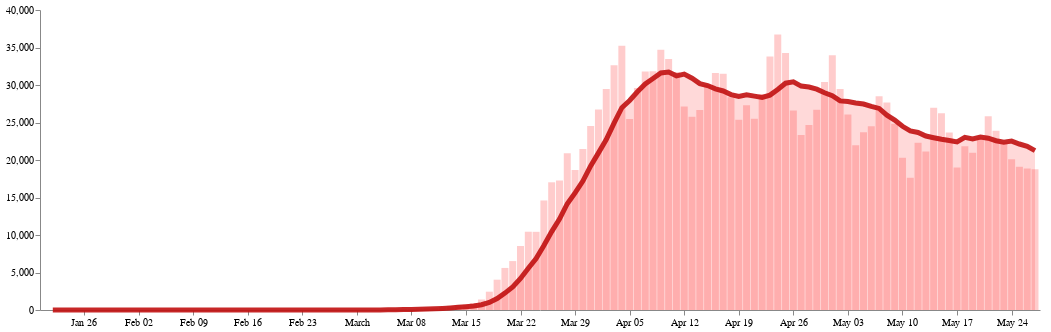

Write notebook code for a chart like this one.
### Markdown cell above
We will take the data from NYT's [GitHub repo](https://github.com/nytimes/covid-19-data) itself.
Lets jump straight into the code -

### Code cell
import altair as alt
import pandas as pd
url = "https://raw.githubusercontent.com/nytimes/covid-19-data/master/us.csv"
usdf = pd.read_csv(url)
#print(udf.columns)
usdf['new_cases'] = usdf['cases'].diff()

# Bar Chart
bar = alt.Chart(usdf).mark_bar(size=7,opacity=0.2,color='red').encode(
    x=alt.X('date:T'),
    y=alt.Y('new_cases:Q')
)

# Area Chart
area = alt.Chart(usdf).mark_area(fill='red', fillOpacity=0.15).transform_window(
    rolling_average='mean(new_cases)',
    frame=[-6,0] # NYT uses [-6,0] for their average NOT [-7,0]
    ).encode(
    x='date:T',
    y='rolling_average:Q'
)

# Line Chart
line = area.mark_line(**{"color": '#c11111', "opacity": 0.9, "strokeWidth": 5})

chart = (bar+area+line).configure_axis(
    grid=False,
    title=None
).configure_view(
    strokeWidth=0
).properties(width=1000)

chart

### Figure 1 — Vega-Lite specification as saved in the notebook (floating-point values rounded to 4 significant figures)
{"config": {"view": {"continuousWidth": 400, "continuousHeight": 300, "strokeWidth": 0}, "axis": {"grid": false, "title": null}}, "layer": [{"mark": {"type": "bar", "color": "red", "opacity": 0.2, "size": 7}, "encoding": {"x": {"type": "temporal", "field": "date"}, "y": {"type": "quantitative", "field": "new_cases"}}}, {"mark": {"type": "area", "fill": "red", "fillOpacity": 0.15}, "encoding": {"x": {"type": "temporal", "field": "date"}, "y": {"type": "quantitative", "field": "rolling_average"}}, "transform": [{"window": [{"op": "mean", "field": "new_cases", "as": "rolling_average"}], "frame": [-6, 0]}]}, {"mark": {"type": "line", "color": "#c11111", "opacity": 0.9, "strokeWidth": 5}, "encoding": {"x": {"type": "temporal", "field": "date"}, "y": {"type": "quantitative", "field": "rolling_average"}}, "transform": [{"window": [{"op": "mean", "field": "new_cases", "as": "rolling_average"}], "frame": [-6, 0]}]}], "data": {"name": "data-f4a269eeafd10c48db075c03af06c722"}, "width": 1000, "$schema": "https://vega.github.io/schema/vega-lite/v4.8.1.json", "datasets": {"data-f4a269eeafd10c48db075c03af06c722": [{"date": "2020-01-21", "cases": 1, "deaths": 0, "new_cases": null}, {"date": "2020-01-22", "cases": 1, "deaths": 0, "new_cases": 0.0}, {"date": "2020-01-23", "cases": 1, "deaths": 0, "new_cases": 0.0}, {"date": "2020-01-24", "cases": 2, "deaths": 0, "new_cases": 1.0}, {"date": "2020-01-25", "cases": 3, "deaths": 0, "new_cases": 1.0}, {"date": "2020-01-26", "cases": 5, "deaths": 0, "new_cases": 2.0}, {"date": "2020-01-27", "cases": 5, "deaths": 0, "new_cases": 0.0}, {"date": "2020-01-28", "cases": 5, "deaths": 0, "new_cases": 0.0}, {"date": "2020-01-29", "cases": 5, "deaths": 0, "new_cases": 0.0}, {"date": "2020-01-30", "cases": 6, "deaths": 0, "new_cases": 1.0}, {"date": "2020-01-31", "cases": 7, "deaths": 0, "new_cases": 1.0}, {"date": "2020-02-01", "cases": 8, "deaths": 0, "new_cases": 1.0}, {"date": "2020-02-02", "cases": 11, "deaths": 0, "new_cases": 3.0}, {"date": "2020-02-03", "cases": 11, "deaths": 0, "new_cases": 0.0}, {"date": "2020-02-04", "cases": 11, "deaths": 0, "new_cases": 0.0}, {"date": "2020-02-05", "cases": 12, "deaths": 0, "new_cases": 1.0}, {"date": "2020-02-06", "cases": 12, "deaths": 0, "new_cases": 0.0}, {"date": "2020-02-07", "cases": 12, "deaths": 0, "new_cases": 0.0}, {"date": "2020-02-08", "cases": 12, "deaths": 0, "new_cases": 0.0}, {"date": "2020-02-09", "cases": 12, "deaths": 0, "new_cases": 0.0}, {"date": "2020-02-10", "cases": 13, "deaths": 0, "new_cases": 1.0}, {"date": "2020-02-11", "cases": 13, "deaths": 0, "new_cases": 0.0}, {"date": "2020-02-12", "cases": 14, "deaths": 0, "new_cases": 1.0}, {"date": "2020-02-13", "cases": 15, "deaths": 0, "new_cases": 1.0}, {"date": "2020-02-14", "cases": 15, "deaths": 0, "new_cases": 0.0}, {"date": "2020-02-15", "cases": 15, "deaths": 0, "new_cases": 0.0}, {"date": "2020-02-16", "cases": 15, "deaths": 0, "new_cases": 0.0}, {"date": "2020-02-17", "cases": 25, "deaths": 0, "new_cases": 10.0}, {"date": "2020-02-18", "cases": 25, "deaths": 0, "new_cases": 0.0}, {"date": "2020-02-19", "cases": 25, "deaths": 0, "new_cases": 0.0}, {"date": "2020-02-20", "cases": 27, "deaths": 0, "new_cases": 2.0}, {"date": "2020-02-21", "cases": 30, "deaths": 0, "new_cases": 3.0}, {"date": "2020-02-22", "cases": 30, "deaths": 0, "new_cases": 0.0}, {"date": "2020-02-23", "cases": 30, "deaths": 0, "new_cases": 0.0}, {"date": "2020-02-24", "cases": 43, "deaths": 0, "new_cases": 13.0}, {"date": "2020-02-25", "cases": 45, "deaths": 0, "new_cases": 2.0}, {"date": "2020-02-26", "cases": 60, "deaths": 0, "new_cases": 15.0}, {"date": "2020-02-27", "cases": 60, "deaths": 0, "new_cases": 0.0}, {"date": "2020-02-28", "cases": 65, "deaths": 0, "new_cases": 5.0}, {"date": "2020-02-29", "cases": 70, "deaths": 1, "new_cases": 5.0}, {"date": "2020-03-01", "cases": 88, "deaths": 3, "new_cases": 18.0}, {"date": "2020-03-02", "cases": 104, "deaths": 6, "new_cases": 16.0}, {"date": "2020-03-03", "cases": 125, "deaths": 10, "new_cases": 21.0}, {"date": "2020-03-04", "cases": 161, "deaths": 12, "new_cases": 36.0}, {"date": "2020-03-05", "cases": 228, "deaths": 12, "new_cases": 67.0}, {"date": "2020-03-06", "cases": 311, "deaths": 15, "new_cases": 83.0}, {"date": "2020-03-07", "cases": 428, "deaths": 19, "new_cases": 117.0}, {"date": "2020-03-08", "cases": 547, "deaths": 22, "new_cases": 119.0}, {"date": "2020-03-09", "cases": 748, "deaths": 26, "new_cases": 201.0}, {"date": "2020-03-10", "cases": 1018, "deaths": 31, "new_cases": 270.0}, {"date": "2020-03-11", "cases": 1263, "deaths": 37, "new_cases": 245.0}, {"date": "2020-03-12", "cases": 1668, "deaths": 43, "new_cases": 405.0}, {"date": "2020-03-13", "cases": 2224, "deaths": 50, "new_cases": 556.0}, {"date": "2020-03-14", "cases": 2898, "deaths": 60, "new_cases": 674.0}, {"date": "2020-03-15", "cases": 3600, "deaths": 68, "new_cases": 702.0}, {"date": "2020-03-16", "cases": 4507, "deaths": 91, "new_cases": 907.0}, {"date": "2020-03-17", "cases": 5906, "deaths": 117, "new_cases": 1399.0}, {"date": "2020-03-18", "cases": 8350, "deaths": 162, "new_cases": 2444.0}, {"date": "2020-03-19", "cases": 12393, "deaths": 212, "new_cases": 4043.0}, {"date": "2020-03-20", "cases": 18001, "deaths": 275, "new_cases": 5608.0}, {"date": "2020-03-21", "cases": 24526, "deaths": 358, "new_cases": 6525.0}, {"date": "2020-03-22", "cases": 33063, "deaths": 455, "new_cases": 8537.0}, {"date": "2020-03-23", "cases": 43500, "deaths": 574, "new_cases": 10440.0}, {"date": "2020-03-24", "cases": 53924, "deaths": 769, "new_cases": 10420.0}, {"date": "2020-03-25", "cases": 68530, "deaths": 1039, "new_cases": 14610.0}, {"date": "2020-03-26", "cases": 85558, "deaths": 1345, "new_cases": 17030.0}, {"date": "2020-03-27", "cases": 102829, "deaths": 1758, "new_cases": 17270.0}, {"date": "2020-03-28", "cases": 123723, "deaths": 2287, "new_cases": 20890.0}, {"date": "2020-03-29", "cases": 142397, "deaths": 2702, "new_cases": 18670.0}, {"date": "2020-03-30", "cases": 163863, "deaths": 3356, "new_cases": 21470.0}, {"date": "2020-03-31", "cases": 188413, "deaths": 4290, "new_cases": 24550.0}, {"date": "2020-04-01", "cases": 215161, "deaths": 5315, "new_cases": 26750.0}, {"date": "2020-04-02", "cases": 244619, "deaths": 6542, "new_cases": 29460.0}, {"date": "2020-04-03", "cases": 277262, "deaths": 7902, "new_cases": 32640.0}, {"date": "2020-04-04", "cases": 312498, "deaths": 9466, "new_cases": 35240.0}, {"date": "2020-04-05", "cases": 337959, "deaths": 10828, "new_cases": 25460.0}, {"date": "2020-04-06", "cases": 367568, "deaths": 12330, "new_cases": 29610.0}, {"date": "2020-04-07", "cases": 399352, "deaths": 14579, "new_cases": 31780.0}, {"date": "2020-04-08", "cases": 431169, "deaths": 16673, "new_cases": 31820.0}, {"date": "2020-04-09", "cases": 465859, "deaths": 18772, "new_cases": 34690.0}, {"date": "2020-04-10", "cases": 499325, "deaths": 21028, "new_cases": 33470.0}, {"date": "2020-04-11", "cases": 531042, "deaths": 23105, "new_cases": 31720.0}, {"date": "2020-04-12", "cases": 558182, "deaths": 24785, "new_cases": 27140.0}, {"date": "2020-04-13", "cases": 583940, "deaths": 26547, "new_cases": 25760.0}, {"date": "2020-04-14", "cases": 610615, "deaths": 29246, "new_cases": 26680.0}, {"date": "2020-04-15", "cases": 640637, "deaths": 31994, "new_cases": 30020.0}, {"date": "2020-04-16", "cases": 672243, "deaths": 34264, "new_cases": 31610.0}, {"date": "2020-04-17", "cases": 703740, "deaths": 36626, "new_cases": 31500.0}, {"date": "2020-04-18", "cases": 732121, "deaths": 38571, "new_cases": 28380.0}, {"date": "2020-04-19", "cases": 757475, "deaths": 40089, "new_cases": 25350.0}, {"date": "2020-04-20", "cases": 784761, "deaths": 41919, "new_cases": 27290.0}, {"date": "2020-04-21", "cases": 810249, "deaths": 44587, "new_cases": 25490.0}, {"date": "2020-04-22", "cases": 839017, "deaths": 46955, "new_cases": 28770.0}, {"date": "2020-04-23", "cases": 872805, "deaths": 49123, "new_cases": 33790.0}, {"date": "2020-04-24", "cases": 909530, "deaths": 51250, "new_cases": 36720.0}, {"date": "2020-04-25", "cases": 943802, "deaths": 53210, "new_cases": 34270.0}, {"date": "2020-04-26", "cases": 970409, "deaths": 54465, "new_cases": 26610.0}, {"date": "2020-04-27", "cases": 993747, "deaths": 56022, "new_cases": 23340.0}, {"date": "2020-04-28", "cases": 1018399, "deaths": 58416, "new_cases": 24650.0}, {"date": "2020-04-29", "cases": 1045102, "deaths": 60930, "new_cases": 26700.0}, {"date": "2020-04-30", "cases": 1075517, "deaths": 63140, "new_cases": 30420.0}, {"date": "2020-05-01", "cases": 1109476, "deaths": 64902, "new_cases": 33960.0}, {"date": "2020-05-02", "cases": 1138944, "deaths": 66485, "new_cases": 29470.0}, {"date": "2020-05-03", "cases": 1165013, "deaths": 67816, "new_cases": 26070.0}, {"date": "2020-05-04", "cases": 1186965, "deaths": 68905, "new_cases": 21950.0}, {"date": "2020-05-05", "cases": 1210669, "deaths": 71139, "new_cases": 23700.0}, {"date": "2020-05-06", "cases": 1235174, "deaths": 73847, "new_cases": 24500.0}, {"date": "2020-05-07", "cases": 1263668, "deaths": 75805, "new_cases": 28490.0}, {"date": "2020-05-08", "cases": 1291329, "deaths": 77380, "new_cases": 27660.0}, {"date": "2020-05-09", "cases": 1316167, "deaths": 78834, "new_cases": 24840.0}, {"date": "2020-05-10", "cases": 1336478, "deaths": 79765, "new_cases": 20310.0}, {"date": "2020-05-11", "cases": 1354096, "deaths": 80747, "new_cases": 17620.0}, {"date": "2020-05-12", "cases": 1376388, "deaths": 82400, "new_cases": 22290.0}, {"date": "2020-05-13", "cases": 1397520, "deaths": 84168, "new_cases": 21130.0}, {"date": "2020-05-14", "cases": 1424474, "deaths": 85906, "new_cases": 26950.0}, {"date": "2020-05-15", "cases": 1450700, "deaths": 87499, "new_cases": 26230.0}, {"date": "2020-05-16", "cases": 1474351, "deaths": 88724, "new_cases": 23650.0}, {"date": "2020-05-17", "cases": 1493350, "deaths": 89568, "new_cases": 19000.0}, {"date": "2020-05-18", "cases": 1515177, "deaths": 90414, "new_cases": 21830.0}, {"date": "2020-05-19", "cases": 1536129, "deaths": 91934, "new_cases": 20950.0}, {"date": "2020-05-20", "cases": 1559003, "deaths": 93406, "new_cases": 22870.0}, {"date": "2020-05-21", "cases": 1584826, "deaths": 94721, "new_cases": 25820.0}, {"date": "2020-05-22", "cases": 1608710, "deaths": 96010, "new_cases": 23880.0}, {"date": "2020-05-23", "cases": 1630912, "deaths": 97060, "new_cases": 22200.0}, {"date": "2020-05-24", "cases": 1651004, "deaths": 97680, "new_cases": 20090.0}, {"date": "2020-05-25", "cases": 1670101, "deaths": 98190, "new_cases": 19100.0}, {"date": "2020-05-26", "cases": 1688958, "deaths": 98937, "new_cases": 18860.0}, {"date": "2020-05-27", "cases": 1707719, "deaths": 100422, "new_cases": 18760.0}]}}
